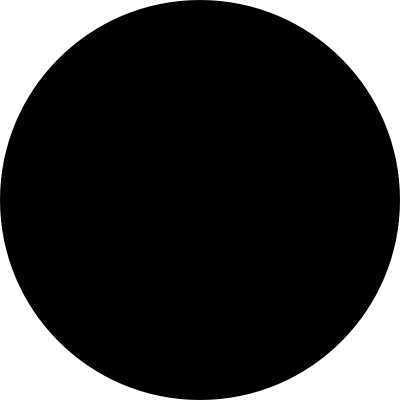
Frame 1 (no input)
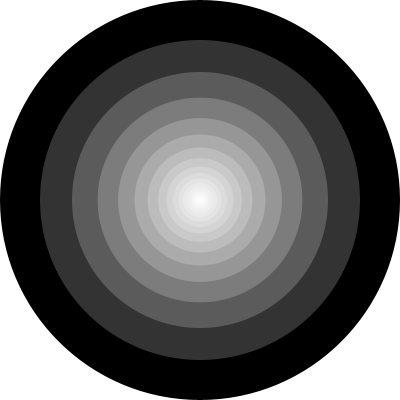
Frame 60 (the mouse pressed at the canvas centre just before this capture)
Frame 120 (the mouse held since frame 60 and released just before this capture): identical to frame 60, image omitted

The Processing sketch that drew these frames (run headless with seeded random() and noise(); from frame 60 on, the mouse is pressed at the canvas centre):

// Processing sketch: Variables
// ── Variables.pde
float radius;

void setup() {
  size(400, 400);
  background(255);
  noStroke();
  
  radius = width;
}

void draw() {
  float shade = map(radius, width, 0, 0, 255);
  fill(shade);
  
  ellipse(width/2, height/2, radius, radius);
  radius = radius * 0.8;
}
